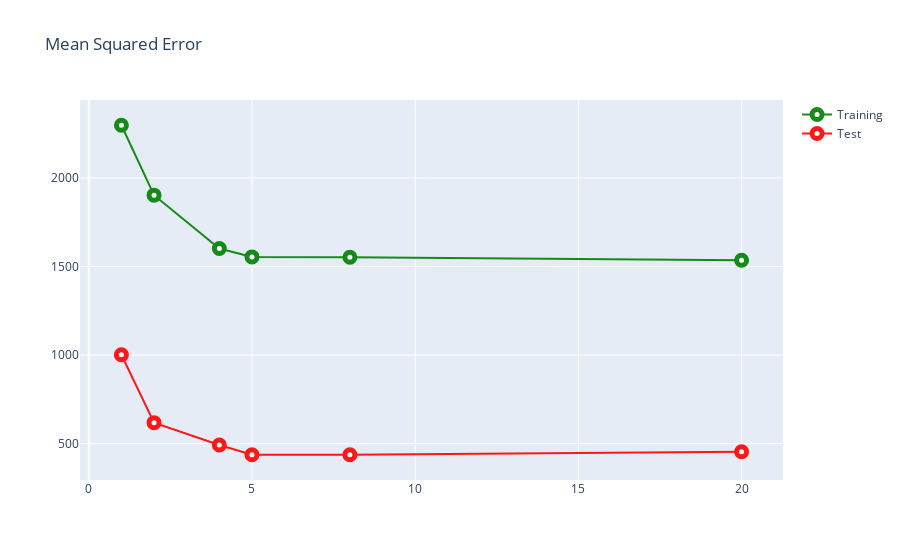

Source (notebook cell):
### Markdown cell above
## 16.1. Plotting MSEs

### Code cell
plt.figure(figsize=(10,10))
trace1 = go.Scatter(x=metrics_df.degree,
                    y=metrics_df.training_mse,
                    name = "Training",
                    line = dict(color = 'green'),
                    opacity = 0.9,
                    marker=dict(
                        color='white',
                        size=10,
                        line=dict(
                            width=5
                        )))

trace2 = go.Scatter(x=metrics_df.degree,
                    y=metrics_df.test_mse,
                    name = "Test",
                    line = dict(color = 'red'),
                    opacity = 0.9,
                    marker=dict(
                        color='white',
                        size=10,
                        line=dict(
                            width=5
                        )))

layout2 = dict(title='Mean Squared Error',)

fig2 = dict(data=[trace1, trace2], layout=layout2)

iplot(fig2)

### Figure 1 — Plotly figure (JSON) as saved in the notebook; plotly's stock layout.template omitted (floating-point values rounded to 4 significant figures)
{"data": [{"line": {"color": "green"}, "marker": {"color": "white", "line": {"width": 5}, "size": 10}, "name": "Training", "opacity": 0.9, "type": "scatter", "x": [1, 2, 4, 5, 8, 20], "y": [2298.0, 1903.0, 1602.0, 1554.0, 1552.0, 1535.0]}, {"line": {"color": "red"}, "marker": {"color": "white", "line": {"width": 5}, "size": 10}, "name": "Test", "opacity": 0.9, "type": "scatter", "x": [1, 2, 4, 5, 8, 20], "y": [1002.0, 618.4, 492.0, 437.3, 437.6, 454.1]}], "layout": {"title": {"text": "Mean Squared Error"}}}
